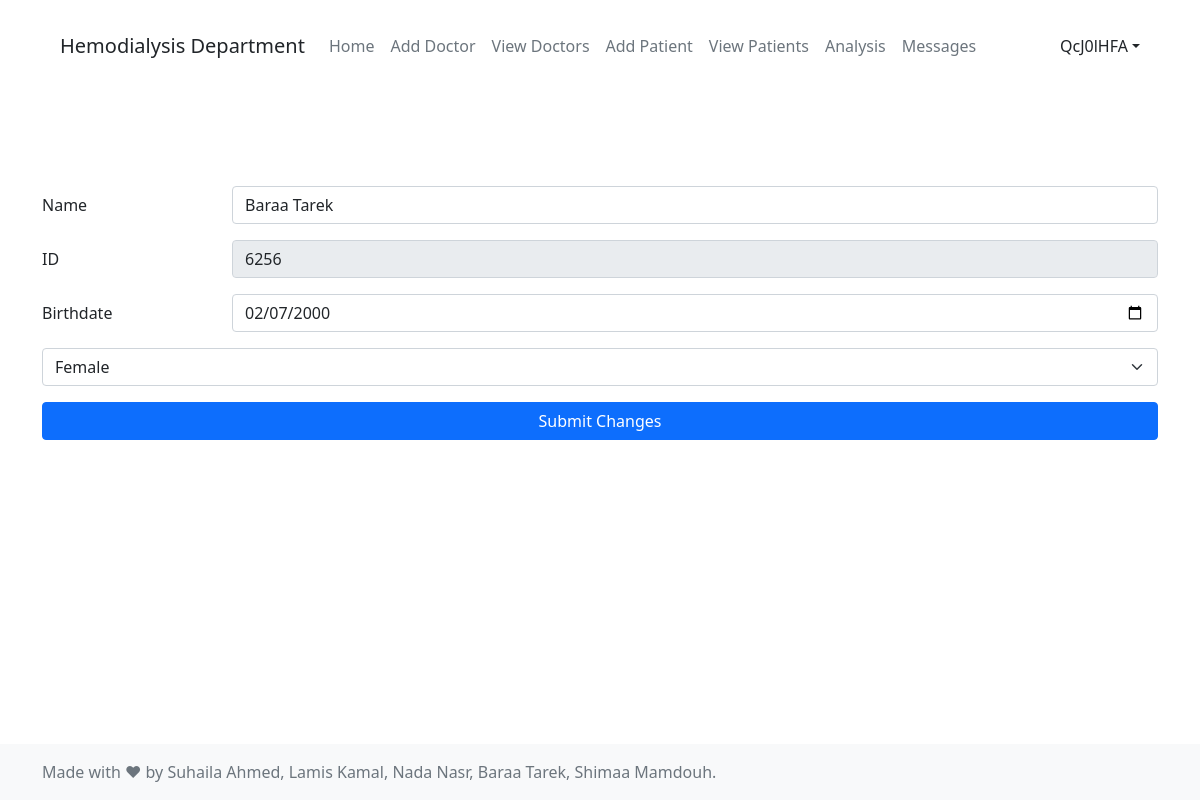
Page /patient/edit?id=6256 (signed in) on the committed database.
### app.py (models this page shows)
class Admin(db.Model, auth.UserMixin):
    id = db.Column(db.Integer, primary_key=True)
    AdminUsername = db.Column(db.String(250), unique=True, nullable=False)
    AdminPassword = db.Column(db.String(250), unique=False, nullable=False)

class Patient(db.Model):
    PatientCounter = db.Column(db.Integer, unique=True, primary_key=True)
    PatientID = db.Column(db.Integer, unique=True)
    PatientName = db.Column(db.String(250), unique=False, nullable=False)
    PatientGender = db.Column(db.String(250), unique=False, nullable=False)
    PatientBirthdate = db.Column(db.DateTime(timezone=True), nullable=False)

### app.py (the view, shortened to what this page needs)
@app.route("/patient/edit", methods=["POST", "GET"])
@auth.login_required
def edit_patient():
    patient = Patient.query.filter_by(PatientID=request.args.get("id")).first()
    if request.method == "GET":
        return render_template(
            "edit_patient.html", auth=auth, patient=patient, title="Edit Patient"
        )

### app.py (called while the page is built)
@login_manager.user_loader
def user_loader(id):
    return Admin.query.get(int(id))

### templates/edit_patient.html (shortened to what this page needs)
{% extends "layout.html" %}
{% block content %}
  <div style="height: 7rem;"></div>
  <div class="container">
    <form action="/patient/edit?id={{patient.PatientID}}" method="POST">
        <div>
          <div class="row mb-3">
            <label for="inputEmail3" class="col-sm-2 col-form-label">Name</label>
            <div class="col-sm-10">
              <input type="text" class="form-control" name="name" value="{{ patient.PatientName }}">
            </div>
          </div>
          <div class="row mb-3">
            <label for="inputEmail3" class="col-sm-2 col-form-label">ID</label>
            <div class="col-sm-10">
              <input type="text" class="form-control" name="id" value="{{ patient.PatientID }}" disabled>
            </div>
          </div>
          <div class="form-group row mb-3">
            <label for="example-date-input" class="col-2 col-form-label">Birthdate</label>
            <div class="col-10">
              <input class="form-control" type="date" id="example-date-input" name="date" value="{{ patient.PatientBirthdate.date() }}">
            </div>
          </div>
          <select class="form-select mb-3" aria-label="Default select example" name="gender">
            {% if patient.PatientGender == "Female" %}
            <option selected value="Female">Female</option> {% else %}
            <option value="Female">Female</option> {% endif %}
          </select>
          <div class="d-grid gap-2">
            <button type="submit" class="btn btn-primary">Submit Changes</button>
          </div>
        </div>
    </form>
  </div>
{% endblock %}

### templates/layout.html (shortened to what this page needs)
<!DOCTYPE html>
<html class="no-js" lang="en">
<head>
<link href="{{ url_for('static', filename='bootstrap-5.0.1-dist/css/bootstrap.min.css') }}" rel="stylesheet">
<link href="{{ url_for('static', filename='core.css') }}" rel="stylesheet">
</head>
<body class="d-flex flex-column min-vh-100">
<nav class="navbar navbar-expand-lg navbar-white" style="margin-top: 1.5% ;">
  <div class="container-fluid">
    <a class="navbar-brand ms-5 link-dark" href="{{ url_for('home') }}">Hemodialysis Department</a>
    <div class="collapse navbar-collapse me-5" id="navbarSupportedContent">
      <ul class="navbar-nav me-auto">
        <li class="nav-item">
          {%- if request.path.startswith("/home") +%}
          <a class="nav-link active link-dark" href="{{ url_for('home') }}">Home <span class="sr-only">(current)</span></a>
          {%- else -%}
          <a class="nav-link link-secondary" href="{{ url_for('home') }}">Home</a>
          {%- endif +%}
        </li>
        {% if auth.current_user.is_authenticated %}
        <li class="nav-item">
          {%- if request.path.startswith("/doctor/add") +%}
          <a class="nav-link active link-dark" href="{{ url_for('add_doctor') }}">Add Doctor <span class="sr-only">(current)</span></a>
          {%- else +%}
          <a class="nav-link link-secondary" href="{{ url_for('add_doctor') }}">Add Doctor</a>
          {%- endif +%}
        </li>
        <li class="nav-item">
          {%- if request.path.startswith("/doctor/view") +%}
          <a class="nav-link active link-dark" href="{{ url_for('view_doctor') }}">View Doctors <span class="sr-only">(current)</span></a>
          {%- else +%}
          <a class="nav-link link-secondary" href="{{ url_for('view_doctor') }}">View Doctors</a>
          {%- endif +%}
        </li>
        <li class="nav-item">
          {%- if request.path.startswith("/patient/add") +%}
          <a class="nav-link active link-dark" href="{{ url_for('add_patient') }}">Add Patient <span class="sr-only">(current)</span></a>
          {%- else +%}
          <a class="nav-link link-secondary" href="{{ url_for('add_patient') }}">Add Patient</a>
          {%- endif +%}
        </li>
        <li class="nav-item">
          {%- if request.path.startswith("/patient/view") +%}
          <a class="nav-link active link-dark" href="{{ url_for('view_patient') }}">View Patients <span class="sr-only">(current)</span></a>
          {%- else +%}
          <a class="nav-link link-secondary" href="{{ url_for('view_patient') }}">View Patients</a>
          {%- endif +%}
        </li>
        <li class="nav-item">
          {%- if request.path.startswith("/analysis") +%}
          <a class="nav-link active link-dark" href="{{ url_for('analysis') }}">Analysis <span class="sr-only">(current)</span></a>
          {%- else +%}
          <a class="nav-link link-secondary" href="{{ url_for('analysis') }}">Analysis</a>
          {%- endif +%}
        </li>
        <li class="nav-item">
          {%- if request.path.startswith("/messages") +%}
          <a class="nav-link active link-dark" href="{{ url_for('messages') }}">Messages <span class="sr-only">(current)</span></a>
          {%- else +%}
          <a class="nav-link link-secondary" href="{{ url_for('messages') }}">Messages</a>
          {%- endif +%}
        </li>
        {% endif %}
      </ul>
      {% if not auth.current_user.is_authenticated %}
      <form class="d-flex input-group w-auto">
        <div class="text-end">
          <a href="/sign-up"><button type="button" class="btn me-2">Sign-up</button></a>
          <button type="button" class="btn border-dark" id="sign-in-button">Sign-in</button>
        </div>
      </form>
      {% else %}
      <div class="dropdown">
        <a href="#" class="d-flex align-items-center text-dark text-decoration-none dropdown-toggle" id="dropdownUser1" data-bs-toggle="dropdown" aria-expanded="false">
          {{ auth.current_user.AdminUsername }}
        </a>
      </div>
      {% endif %}
    </div>
  </div>
</nav>
{% block content %}
{% endblock %}
<footer class="footer mt-auto py-3 bg-light">
  <div class="container">
    <span class="text-muted">Made with  ❤ by Suhaila Ahmed, Lamis Kamal, Nada Nasr, Baraa Tarek, Shimaa Mamdouh.</span>
  </div>
</footer>
</body>
</html>

### rows in the picture
Admin: current_user.AdminUsername "QcJ0lHFA"
Patient: name "Baraa Tarek", id "6256", date "02/07/2000", gender "Female"
